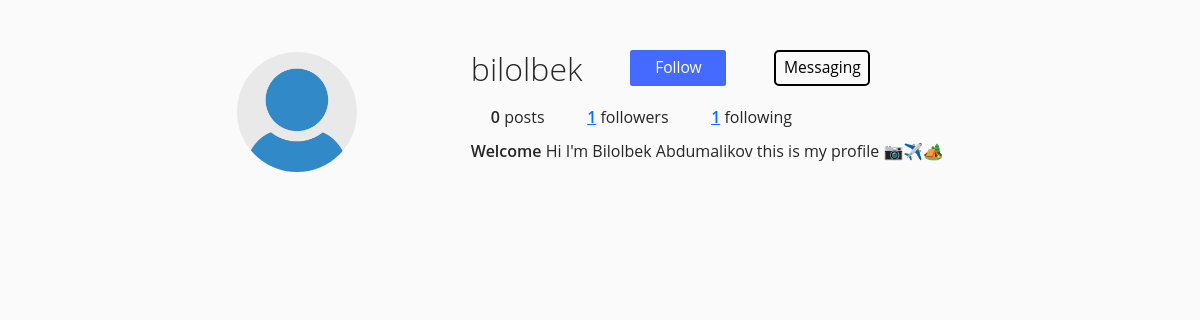
/user/20/, run on an earlier commit of the app's database.
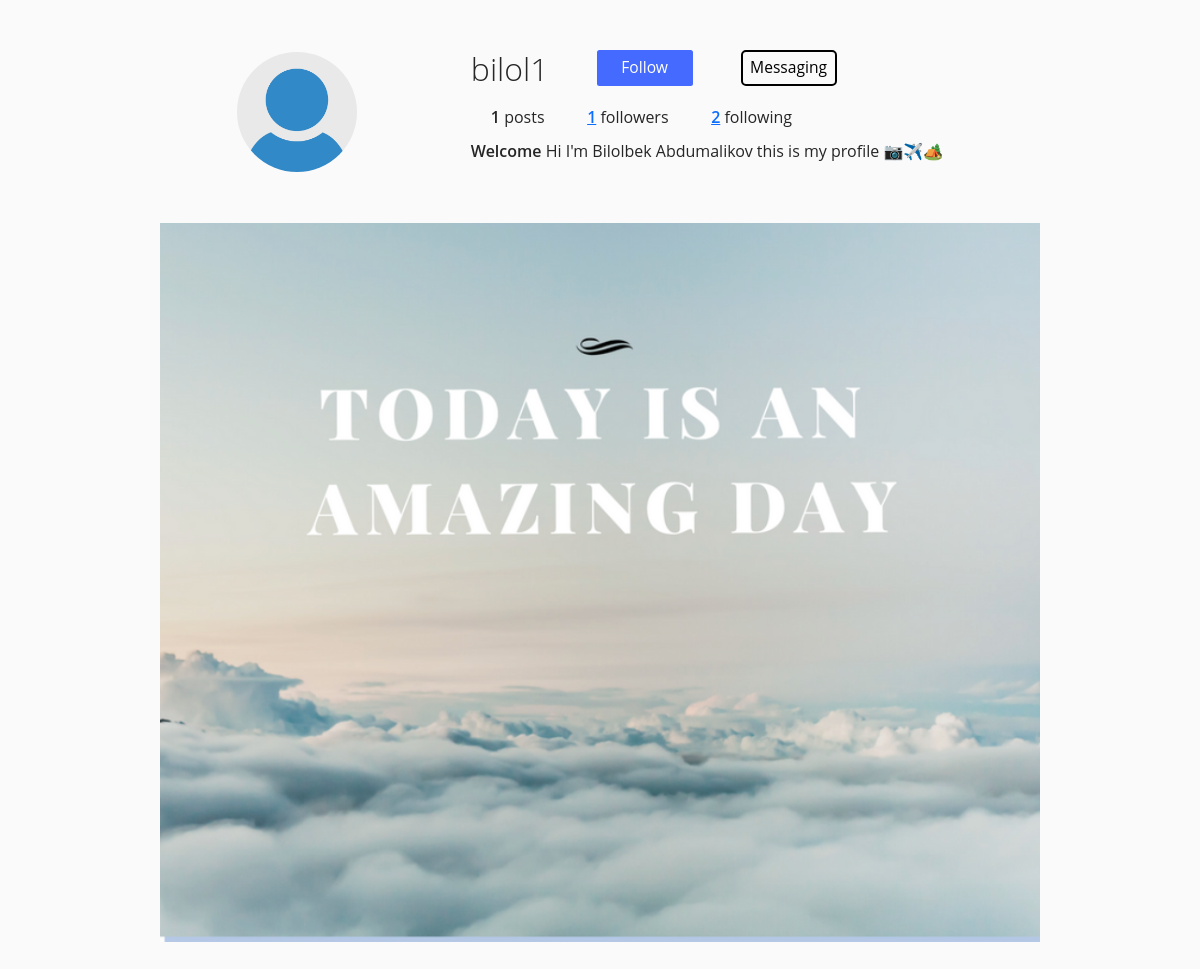
And on a later commit of the database.
### user/models.py (models this page shows, shortened)
class CustomUser(AbstractUser):
    image = models.ImageField(upload_to='user-media/', default='default-profile.jpg')

### facebook/models.py (models this page shows, shortened)
class Profile(models.Model):
    user = models.OneToOneField(CustomUser, on_delete=models.CASCADE)
    followed = models.ManyToManyField(CustomUser, related_name='following', blank=True, null=True)
    chats = models.ManyToManyField(CustomUser, related_name='chats', blank=True, null=True)

class Post(models.Model):
    user_id = models.ForeignKey(CustomUser, on_delete=models.CASCADE)
    title = models.CharField(max_length=200)
    image = models.ImageField(upload_to='post-media/')
    text = models.TextField()
    created_time = models.DateTimeField(auto_now_add=True)
    liked = models.ManyToManyField(CustomUser, related_name='liked', blank=True, null=True)
    saved = models.ManyToManyField(CustomUser, related_name='saved', blank=True, null=True)

### facebook/views.py (the view)
# urls.py: path('user/<int:id>/', UserDetailView.as_view(), name='user-detail'),
class UserDetailView(View):
    def get(self, request, id):
        user = CustomUser.objects.get(id=id)
        posts = Post.objects.filter(user_id=user)
        followings = Profile.objects.filter(followed=user).count()
        context = {
            'user': user,
            'posts': posts,
            'followings': followings,
        }
        return render(request, 'user/user_detail.html', context)

### facebook/templates/user/user_detail.html (shortened to what this page needs)
<!DOCTYPE html>
<html lang="en">
<head>
	<link rel="stylesheet" href="https://cdnjs.cloudflare.com/ajax/libs/font-awesome/6.5.1/css/all.min.css"
 />
	<link href="https://cdn.jsdelivr.net/npm/bootstrap@5.0.2/dist/css/bootstrap.min.css" rel="stylesheet"
>
</head>
<body>
<header>
	<div class="container">
		<div class="profile">
			<div class="profile-image">
				<img style="width: 10vw; height: 10vw" src="{{ user.image.url }}" alt="">
			</div>
			<div style="display: flex; margin-bottom: 1vw" class="profile-user-settings">
				<h1 class="profile-user-name">{{ user.username }}</h1>
                <form method="post" action="{% url 'follow' %}">
                    {% if request.user not in user.profile.followed.all  %}
                        <button style="width: 8vw; height: 3vw; padding: 0.3vw; font-size: 1.3vw; background-color: #446aff; color: white; margin-left: 4vw;" class="btn btn-primary" type="submit">Follow</button>
                    {% else %}
                        <button style="width: 8vw; height: 3vw; padding: 0.3vw; font-size: 1.3vw; background-color: #446aff; color: white; margin-left: 4vw;" class="btn btn-primary" type="submit">Followed</button>
                    {% endif %}
                </form>
               <a style="color: black" href="{% url 'user-chat' user.username %}"><button style="border:2px solid black;border-radius: 5px; width: 8vw; height: 3vw; padding: 0.3vw; font-size: 1.3vw; margin-left: 4vw;" class="btn btn-outline-dark" type="submit">Messaging</button></a>
			</div>
			<div class="profile-stats">
				<ul>
					<li><span class="profile-stat-count">{{ user.post_set.count }}</span> posts</li>
					<li><a href="{% url 'one-user-followers' user.id %}" class="profile-stat-count">{{ user.profile.followed.count }}</a> followers</li>
					<li><a href="{% url 'one-user-followings' user.id %}" class="profile-stat-count">{{ followings }}</a> following</li>
				</ul>
			</div>
			<div class="profile-bio">
				<p><span class="profile-real-name">Welcome</span> Hi I'm {{ user.first_name }} {{ user.last_name }} this is my profile 📷✈️🏕️</p>
			</div>
		</div>
	</div>
</header>
<main>
	<div class="container">
		<div class="gallery row">
            {% if user.post_set.exists %}
                {% for i in user.post_set.all %}
                <div class="gallery-item col-3" tabindex="0">
				<img src="{{ i.image.url }}" class="gallery-image" alt="">
			</div>
                {% endfor %}
            {% endif %}
		</div>
	</div>
</main>
</body>
</html>

### facebook/templates/user/user_detail.html (style rules this page uses)
:root { font-size: 10px; }
*, *::before, *::after { box-sizing: border-box; }
body { font-family: "Open Sans", Arial, sans-serif; min-height: 100vh; background-color: #fafafa; color: #262626; padding-bottom: 3rem; }
img { display: block; }
.container { max-width: 93.5rem; margin: 0 auto; padding: 0 2rem; }
.btn { display: inline-block; font: inherit; background: none; border: none; color: inherit; padding: 0; cursor: pointer; }
.profile { padding: 5rem 0; }
.profile::after { content: ""; display: block; clear: both; }
.profile-image { float: left; width: calc(33.333% - 1rem); display: flex; justify-content: center; align-items: center; margin-right: 3rem; }
.profile-image img { border-radius: 50%; }
.profile-user-settings, .profile-stats, .profile-bio { float: left; width: calc(66.666% - 2rem); }
.profile-user-settings { margin-top: 1.1rem; }
.profile-user-name { display: inline-block; font-size: 3.2rem; font-weight: 300; }
.profile-stats { margin-top: 2.3rem; }
.profile-stats li { display: inline-block; font-size: 1.6rem; line-height: 1.5; margin-right: 4rem; cursor: pointer; }
.profile-stats li:last-of-type { margin-right: 0; }
.profile-bio { font-size: 1.6rem; font-weight: 400; line-height: 1.5; margin-top: 2.3rem; }
.profile-real-name, .profile-stat-count, .profile-edit-btn { font-weight: 600; }
.gallery { display: flex; flex-wrap: wrap; margin: -1rem -1rem; padding-bottom: 3rem; }
.gallery-item { position: relative; flex: 1 0 22rem; margin: 1rem; color: #fff; cursor: pointer; }
.gallery-image { width: 100%; height: 100%; object-fit: cover; }

What changed in the data, as far as the page shows it:
changed CustomUser "Bilolbek": username "bilolbek" → "bilol1"; post_set.count "0" → "1"
added Post: image (picture)
Also different on the page:
{{ followings }}: "1" → "2"
